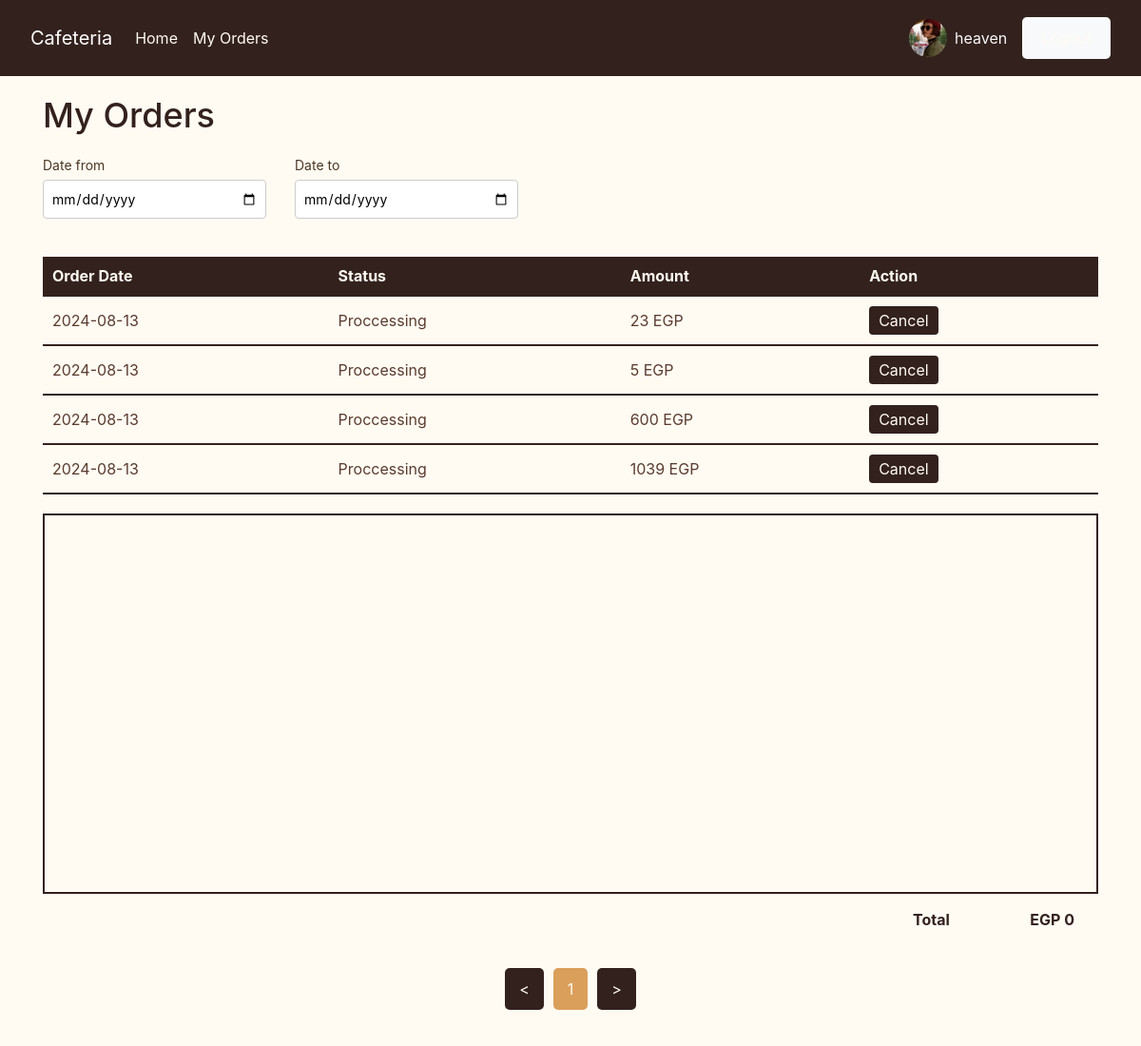
The app's page /my_orders.php (signed in), older data.
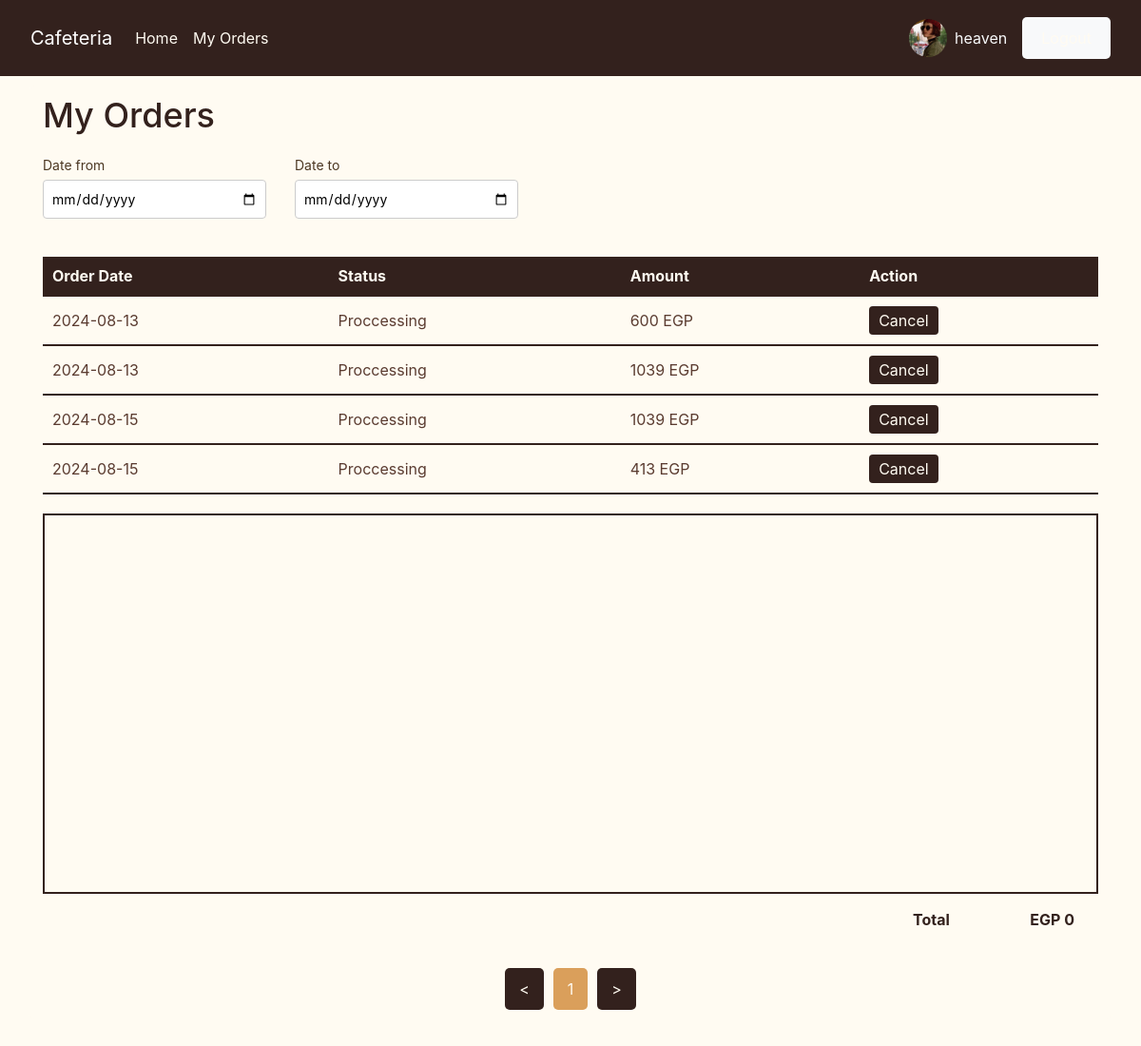
The same page, newer data.
### tables this page shows
CREATE TABLE `orders` (
  `id` int(11) NOT NULL,
  `user_id` int(11) NOT NULL,
  `date` date NOT NULL,
  `room` int(11) NOT NULL,
  `ext` text NOT NULL,
  `comment` text NOT NULL,
  `total` int(11) NOT NULL,
  `status` int(11) NOT NULL
);

CREATE TABLE `order_status` (
  `id` int(11) NOT NULL,
  `name` text NOT NULL
);

### functions/db_class.php (called while the page is built, shortened)
<?php
class Database
{
    private $conn;
    public function connect($host, $username, $password, $dbname)
    {
        $dsn = "mysql:host=$host;dbname=$dbname;charset=utf8mb4";
        try {
            $this->conn = new PDO($dsn, $username, $password);
            $this->conn->setAttribute(PDO::ATTR_ERRMODE, PDO::ERRMODE_EXCEPTION);
        } catch (PDOException $e) {
            echo "Connection failed: " . $e->getMessage();
        }
    }
    public function getRow($table, $field, $value)
    {
        $sql = "SELECT * FROM $table WHERE $field = ?";
        $stmt = $this->conn->prepare($sql);
        $stmt->execute([$value]);
        return $stmt->fetch(PDO::FETCH_ASSOC);
    }
    public function getAll($table, $field, $value)
    {
        $sql = "SELECT * FROM $table WHERE $field = ?";
        $stmt = $this->conn->prepare($sql);
        $stmt->execute([$value]);
        return $stmt->fetchAll(PDO::FETCH_ASSOC);
    }
}
?>

### my_orders.php (the view, shortened to what this page needs)
<?php
include 'design/header.php';
$user_id = $_SESSION['id'];
$date_from = isset($_GET['date_from']) ? $_GET['date_from'] : null;
$date_to = isset($_GET['date_to']) ? $_GET['date_to'] : null;
if ($date_from && $date_to) {
    $query = "SELECT * FROM orders WHERE user_id = ? AND date >= ? AND date <= ?";
    $orders = $db->getRows($query, [$user_id, $date_from, $date_to]);
} else {
    $orders = $db->getAll('orders', 'user_id', $user_id);
}
?>
<!DOCTYPE html>
<html lang="en">
<head>
    <link rel="stylesheet" href="css/myorders.css">
    <link rel="stylesheet" href="https://stackpath.bootstrapcdn.com/bootstrap/4.5.2/css/bootstrap.min.css">
    <link rel="stylesheet" href="css/header.css">
    <link rel="stylesheet" href="css/footer.css">
</head>
<!DOCTYPE html>
<html lang="en">
<head>
    <link rel="stylesheet" href="css/myorders.css">
    <link rel="stylesheet" href="https://stackpath.bootstrapcdn.com/bootstrap/4.5.2/css/bootstrap.min.css">
    <link rel="stylesheet" href="css/header.css">
    <link rel="stylesheet" href="css/footer.css">
</head>
<body>
    <div class="container">
        <main>
            <h1>My Orders</h1>
            <div class="filter-section">
                <form method="GET" action="" id="filter-form">
                    <div class="date-picker">
                        <label for="date-from">Date from</label>
                        <input type="date" id="date-from" name="date_from" value="<?php echo htmlspecialchars($date_from); ?>">
                    </div>
                    <div class="date-picker">
                        <label for="date-to">Date to</label>
                        <input type="date" id="date-to" name="date_to" value="<?php echo htmlspecialchars($date_to); ?>">
                    </div>
                </form>
            </div>
            <table class="order-table">
                <thead>
                    <tr>
                        <th>Order Date</th>
                        <th>Status</th>
                        <th>Amount</th>
                        <th>Action</th>
                    </tr>
                </thead>
                <tbody id="order-list">
                    <?php if (!empty($orders)) :
                        foreach ($orders as $order) {
                            $status_name = $db->getRow('order_status', 'id', $order['status']);
                            ?>
                            <tr class="order-row" data-order-id="<?php echo $order['id']; ?>" data-total="<?php echo $order['total']; ?>">
                                <td><?php echo $order['date']; ?></td>
                                <td><?php echo $status_name['name']; ?></td>
                                <td><?php echo $order['total']; ?> EGP</td>
                                <td>
                                    <?php if ($order['status'] == '1') : ?>
                                        <button class="cancel-btn" data-order-id="<?php echo $order['id']; ?>">Cancel</button>
                                    <?php endif; ?>
                                </td>
                            </tr>
                        <?php } ?>
                    <?php else : ?>
                        <tr>
                            <td colspan="4">No orders found.</td>
                        </tr>
                    <?php endif; ?>
                </tbody>
            </table>
            <div id="order-items-container">
            </div>
            <div class="total">
                <span>Total</span>
                <span id="total-price">EGP 0</span>
            </div>
            <div class="pagination mt-4">
                <button class="prev-page">&lt;</button>
                <span class="page-number">1</span>
                <button class="next-page">&gt;</button>
            </div>
        </main>
    </div>
</body>
</html>

Row changes from the older to the newer data that the page shows:
removed orders: date "2024-08-13", status.name "Proccessing", total "23"
removed orders: date "2024-08-13", status.name "Proccessing", total "5"
added orders: date "2024-08-15", status.name "Proccessing", total "1039"
added orders: date "2024-08-15", status.name "Proccessing", total "413"
